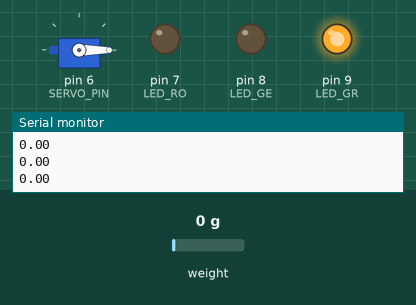
The sketch below on a simulated Arduino Uno, built with avr-gcc and run on an emulated ATmega328P. On the bench: servo, output pins drawn as LEDs (lit = HIGH), the last lines printed to the serial monitor. Dashed ring = blinking. The test bench sets the inputs (shaded band); at power-on: weight on the scale 0 g.

Above: at 3.2 s.
3.3 s: weight on the scale set to 9 g
At 4.5 s:
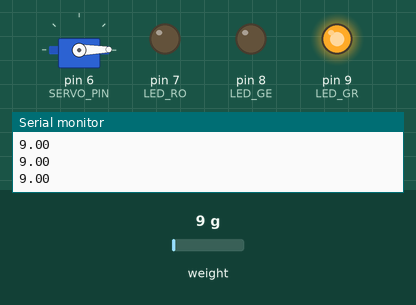
4.8 s: weight on the scale set to 13 g
At 6.0 s:
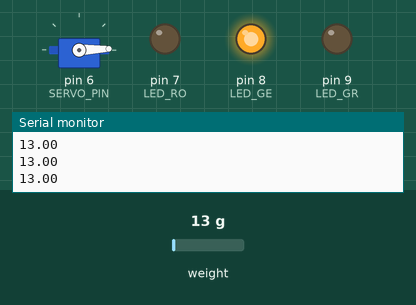
6.3 s: weight on the scale set to 1250 g
At 6.75 s:
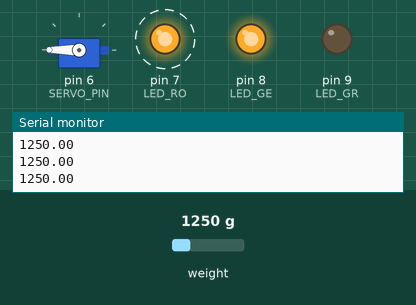
9.3 s: weight on the scale set to 450 g
At 10.6 s:
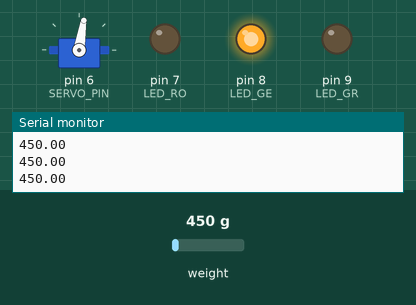
10.9 s: weight on the scale set to 550 g
At 11.28 s:
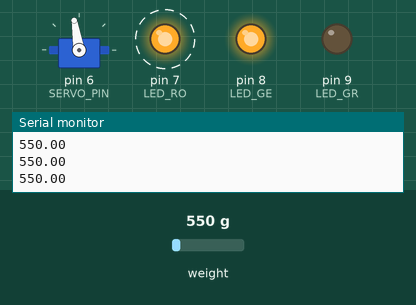
13.9 s: weight on the scale set to 2500 g
At 14.08 s:
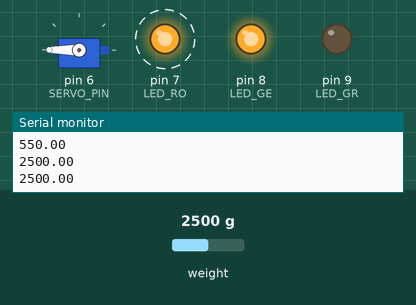
Timing chart, 0 to 17.9 s (numbered marks = the images above; inputs shaded):
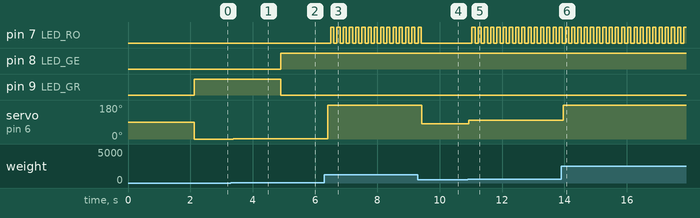

Measured:
- the behaviour switches between 10 and 11 g on weight on the scale (found by bisection; images 1 and 2)
- the behaviour switches between 499 and 500 g on weight on the scale (found by bisection; images 4 and 5)
- after the input at 3.3 s, servo on pin 6 (SERVO_PIN): 0° → 1° after 0.08 s
- after the input at 4.8 s, pin 8 (LED_GE): LOW → HIGH after 0.09 s; pin 9 (LED_GR): HIGH → LOW after 0.09 s; servo on pin 6 (SERVO_PIN): 1° → 2° after 0.09 s
- after the input at 6.3 s, pin 7 (LED_RO): alternates HIGH for 0.10 s and LOW for 0.10 s, starting after 0.20 s; servo on pin 6 (SERVO_PIN): 2° → 180° after 0.10 s
- after the input at 9.3 s, pin 7 (LED_RO): goes on until 9.4 s, then stays LOW; servo on pin 6 (SERVO_PIN): 180° → 81° after 0.12 s
- after the input at 10.9 s, pin 7 (LED_RO): alternates HIGH for 0.10 s and LOW for 0.10 s, starting after 0.13 s; servo on pin 6 (SERVO_PIN): 81° → 99° at once
- after the input at 13.9 s, servo on pin 6 (SERVO_PIN): 99° → 180° after 0.06 s

The sketch:

biegebalken_seismograph.ino
```cpp
#include <MsTimer2.h>
#include "HX711.h"
#include <Servo.h>

#define DOUT 2
#define CLK 3

#define LED_GR 9
#define LED_GE 8
#define LED_RO 7

#define SERVO_PIN 6

HX711 scale(DOUT, CLK);
Servo myservo;

float calibration_factor = -2034; //-2034 für den Ebay-1 kg-Biegebalken. Ggf. mit echtem Kalibriergewicht nachmessen
int pos = 0;
float f;

void rot_blinken() {
  static boolean output = HIGH;
  digitalWrite(LED_RO, output);
  output = !output;
}

void LED_status(int gr, int ge, int ro) {
  static boolean rot_blinkt = LOW;
  digitalWrite(LED_GR, gr);
  digitalWrite(LED_GE, ge);
  if (ro == 1 && !rot_blinkt) {
    rot_blinkt = HIGH;
    MsTimer2::start();
  }
  if (ro == 0 && rot_blinkt) {
    rot_blinkt = LOW;
    MsTimer2::stop();
    digitalWrite(LED_RO,ro);
  }
}

void setup() {
  Serial.begin(9600);

  pinMode(LED_GR, OUTPUT);
  pinMode(LED_GE, OUTPUT);
  pinMode(LED_RO, OUTPUT);

  myservo.attach(SERVO_PIN);

  scale.set_scale();
  scale.tare();  //Reset the scale to 0
  long zero_factor = scale.read_average(); //Get a baseline reading
  scale.set_scale(calibration_factor); //Adjust to this calibration factor

  MsTimer2::set(100, rot_blinken);
}

void loop() {
  f = scale.get_units();
  Serial.println(f, 2);
  delay(25);

  if (f <= 10.0) {
    LED_status(1,0,0);
  }
  else if (f < 500.0) {
    LED_status(0,1,0);
  }
  else {
    LED_status(0,1,1);
  }

  pos = int(constrain(map(f, 0, 1000, 0, 180), 0, 180));
  myservo.write(pos);

}
```
